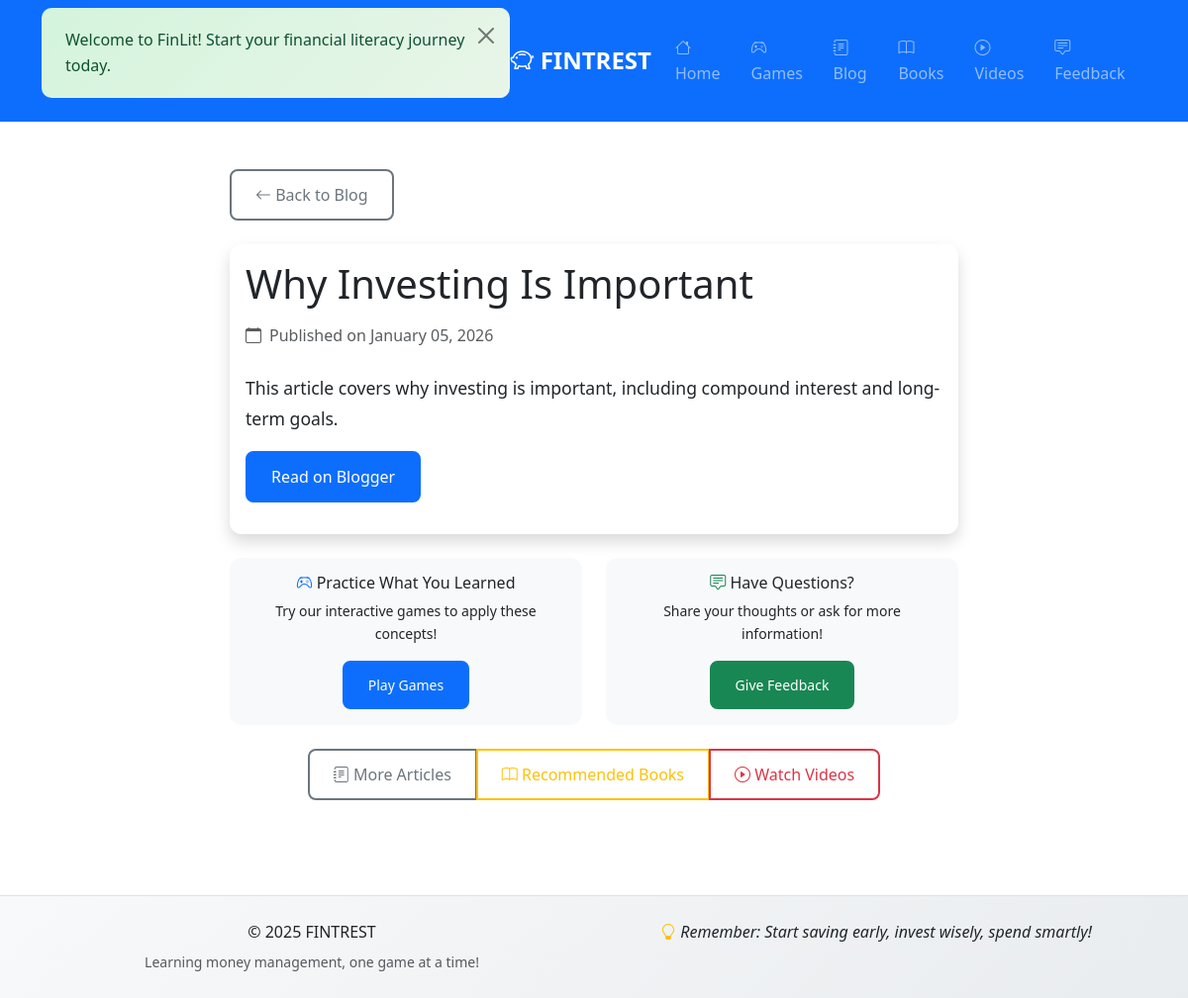
The app's page /blog/13 with its own data.
### app.py (models this page shows, shortened)
class BlogPost(db.Model):
    id = db.Column(db.Integer, primary_key=True)
    title = db.Column(db.String(200), nullable=False)
    content = db.Column(db.Text, nullable=False)
    excerpt = db.Column(db.String(300), nullable=False)
    date_posted = db.Column(db.DateTime, default=datetime.utcnow)

### app.py (the view)
@app.route('/blog/<int:post_id>')
def blog_post(post_id):
    post = BlogPost.query.get_or_404(post_id)
    return render_template('blog_post.html', post=post)

### templates/blog_post.html (shortened to what this page needs)
{% extends "base.html" %}
{% block content %}
<div class="container py-5">
    <div class="row justify-content-center">
        <div class="col-lg-8">
            <div class="mb-4">
                <a href="{{ url_for('blog_list') }}" class="btn btn-outline-secondary">
                    <i class="bi bi-arrow-left"></i> Back to Blog
                </a>
            </div>
            <article class="card shadow">
                <div class="card-body">
                    <header class="mb-4">
                        <h1 class="display-6 mb-3">{{ post.title }}</h1>
                        <div class="d-flex align-items-center text-muted">
                            <i class="bi bi-calendar me-2"></i>
                            <span>Published on {{ post.date_posted.strftime('%B %d, %Y') }}</span>
                        </div>
                    </header>
                    <div class="post-content">
                        {{ post.content | safe }}
                    </div>
                </div>
            </article>
            <div class="row mt-4">
                <div class="col-md-6">
                    <div class="card bg-light">
                        <div class="card-body text-center">
                            <h6><i class="bi bi-controller text-primary"></i> Practice What You Learned</h6>
                            <p class="small mb-3">Try our interactive games to apply these concepts!</p>
                            <a href="{{ url_for('games') }}" class="btn btn-primary btn-sm">Play Games</a>
                        </div>
                    </div>
                </div>
                <div class="col-md-6">
                    <div class="card bg-light">
                        <div class="card-body text-center">
                            <h6><i class="bi bi-chat-square-text text-success"></i> Have Questions?</h6>
                            <p class="small mb-3">Share your thoughts or ask for more information!</p>
                            <a href="{{ url_for('survey') }}" class="btn btn-success btn-sm">Give Feedback</a>
                        </div>
                    </div>
                </div>
            </div>
            <div class="mt-4 text-center">
                <div class="btn-group" role="group">
                    <a href="{{ url_for('blog_list') }}" class="btn btn-outline-secondary">
                        <i class="bi bi-journal-text"></i> More Articles
                    </a>
                    <a href="{{ url_for('books') }}" class="btn btn-outline-warning">
                        <i class="bi bi-book"></i> Recommended Books
                    </a>
                    <a href="{{ url_for('videos') }}" class="btn btn-outline-danger">
                        <i class="bi bi-play-circle"></i> Watch Videos
                    </a>
                </div>
            </div>
        </div>
    </div>
</div>
{% endblock %}

### static/css/style.css (style rules this page uses)
:root { --primary-color: #0d6efd; --success-color: #198754; --warning-color: #ffc107; --danger-color: #dc3545; --light-color: #f8f9fa; --dark-color: #212529; --gradient-primary: linear-gradient(135deg, #667eea 0%, #764ba2 100%); --gradient-success: linear-gradient(135deg, #4ecdc4 0%, #44a08d 100%); --gradient-warning: linear-gradient(135deg, #f093fb 0%, #f5576c 100%); }
body { font-family: 'Segoe UI', Tahoma, Geneva, Verdana, sans-serif; line-height: 1.6; color: var(--dark-color); background-color: #fff; }
.card { border: none; transition: all 0.3s ease; border-radius: 12px; overflow: hidden; }
.btn { font-weight: 500; border-radius: 8px; padding: 0.75rem 1.5rem; transition: all 0.3s ease; border-width: 2px; }
html { scroll-behavior: smooth; }

### templates/blog_post.html (style rules this page uses)
.post-content { line-height: 1.8; font-size: 1.1rem; }

### records on screen
BlogPost: title "Why Investing Is Important", date_posted "January 05, 2026", content "This article covers why investing is important, including compound interest and long-term goals. Read on Blogger"
